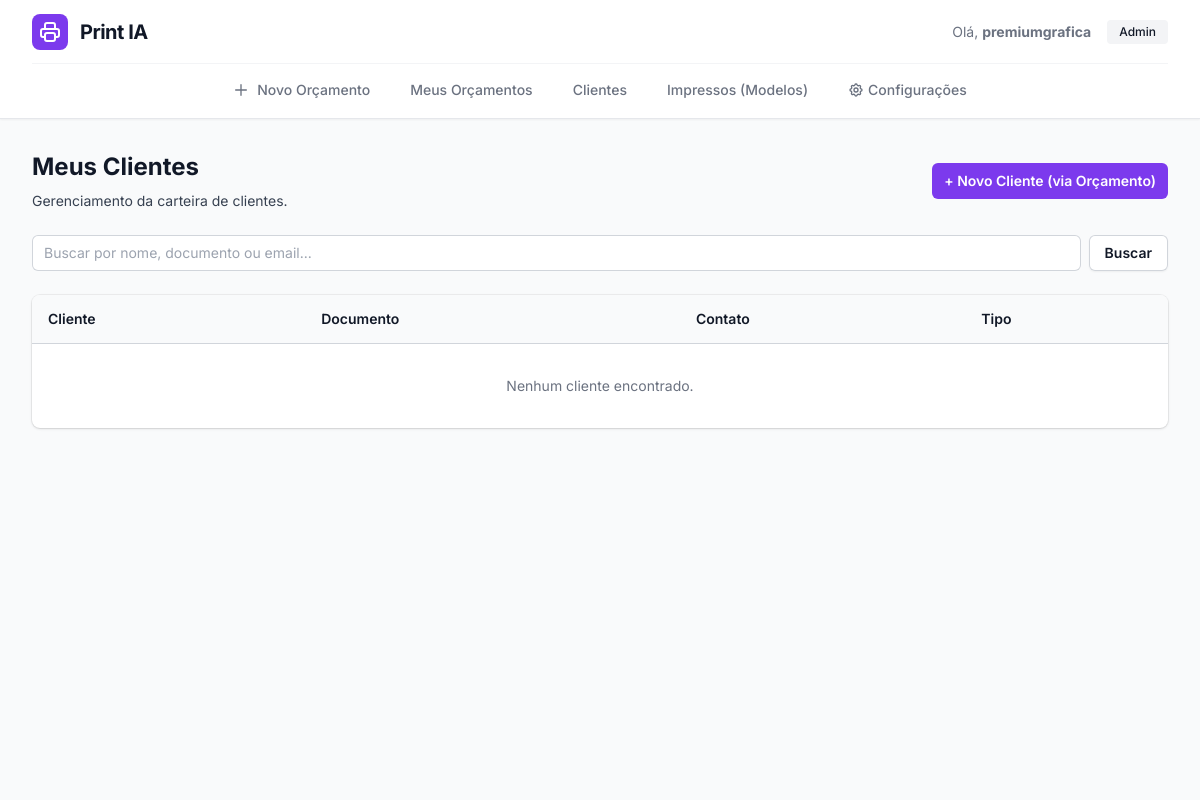
Before: /orcamentos/clientes/ (signed in) with the older database file.
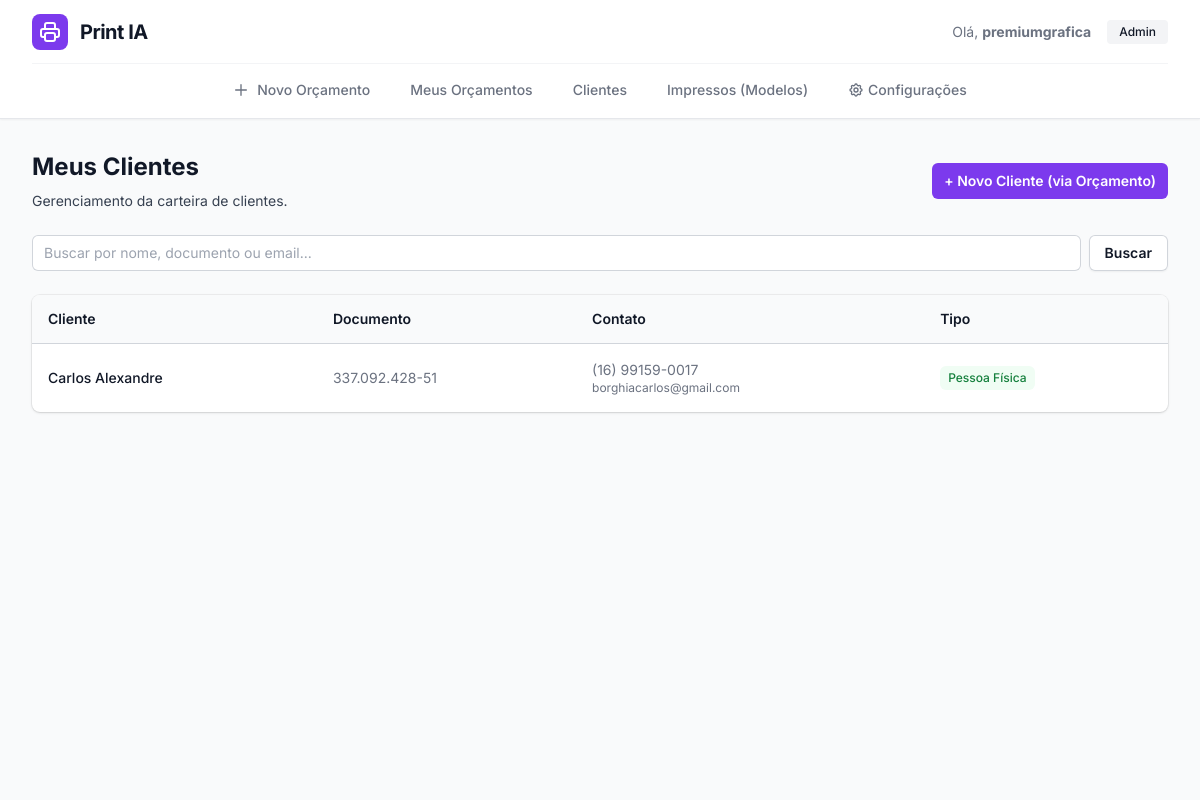
After: the same page with the newer database file.
### orcamentos/models.py (models this page shows, shortened)
class Cliente(models.Model):
    TIPO_PESSOA = [('PF', 'Pessoa Física'), ('PJ', 'Pessoa Jurídica')]
    tipo = models.CharField(max_length=2, choices=TIPO_PESSOA, default='PF')
    nome = models.CharField(max_length=150, verbose_name="Nome / Razão Social")
    nome_fantasia = models.CharField(max_length=150, blank=True, null=True)
    documento = models.CharField(max_length=20, blank=True, null=True, verbose_name="CPF/CNPJ")
    telefone = models.CharField(max_length=20, verbose_name="Telefone/Celular")
    email = models.EmailField(blank=True, null=True)
    data_cadastro = models.DateTimeField(auto_now_add=True)

### orcamentos/views.py (the view)
# urls.py: path('clientes/', views.ClientesListView.as_view(), name='lista_clientes'),
class ClientesListView(LoginRequiredMixin, ListView):
    model = Cliente
    template_name = "orcamentos/clientes.html"
    context_object_name = "clientes"
    paginate_by = 20
    def get_queryset(self):
        qs = super().get_queryset()
        query = self.request.GET.get('q')
        if query:
            qs = qs.filter(
                Q(nome__icontains=query) |
                Q(documento__icontains=query) |
                Q(email__icontains=query)
            )
        return qs.order_by('-id')

### templates/orcamentos/clientes.html (shortened to what this page needs)
{% extends 'base_orcamento.html' %}
{% block content %}
<div class="sm:flex sm:items-center">
    <div class="sm:flex-auto">
        <h1 class="text-2xl font-bold text-gray-900 dark:text-white">Meus Clientes</h1>
        <p class="mt-2 text-sm text-gray-700 dark:text-gray-400">Gerenciamento da carteira de clientes.</p>
    </div>
    <div class="mt-4 sm:ml-16 sm:mt-0 sm:flex-none">
        <a href="{% url 'orcamentos:novo_orcamento' %}"
            class="block rounded-md bg-primary-600 px-3 py-2 text-center text-sm font-semibold text-white hover:bg-primary-500">
            + Novo Cliente (via Orçamento)
        </a>
    </div>
</div>
<div class="mt-6 mb-6">
    <form method="get" class="flex gap-2">
        <input type="text" name="q" value="{{ request.GET.q|default:'' }}"
            class="block w-full rounded-md border-0 py-2 pl-3 ring-1 ring-inset ring-gray-300 focus:ring-2 focus:ring-primary-600 sm:text-sm dark:bg-gray-800 dark:text-white dark:ring-gray-700"
            placeholder="Buscar por nome, documento ou email...">
        <button type="submit"
            class="rounded-md bg-white px-4 py-2 text-sm font-semibold text-gray-900 shadow-sm ring-1 ring-inset ring-gray-300 hover:bg-gray-50">
            Buscar
        </button>
    </form>
</div>
<div class="overflow-hidden shadow ring-1 ring-black ring-opacity-5 sm:rounded-lg bg-white dark:bg-gray-800">
    <table class="min-w-full divide-y divide-gray-300 dark:divide-gray-700">
        <thead class="bg-gray-50 dark:bg-gray-900">
            <tr>
                <th class="py-3.5 pl-4 pr-3 text-left text-sm font-semibold text-gray-900 dark:text-white">Cliente</th>
                <th class="px-3 py-3.5 text-left text-sm font-semibold text-gray-900 dark:text-white">Documento</th>
                <th class="px-3 py-3.5 text-left text-sm font-semibold text-gray-900 dark:text-white">Contato</th>
                <th class="px-3 py-3.5 text-left text-sm font-semibold text-gray-900 dark:text-white">Tipo</th>
            </tr>
        </thead>
        <tbody class="divide-y divide-gray-200 dark:divide-gray-700">
            {% for cliente in clientes %}
            <tr class="hover:bg-gray-50 dark:hover:bg-gray-700/50">
                <td class="whitespace-nowrap py-4 pl-4 pr-3 text-sm font-medium text-gray-900 dark:text-white">
                    {{ cliente.nome }}
                </td>
                <td class="whitespace-nowrap px-3 py-4 text-sm text-gray-500 dark:text-gray-400">
                    {{ cliente.documento|default:"-" }}
                </td>
                <td class="whitespace-nowrap px-3 py-4 text-sm text-gray-500 dark:text-gray-400">
                    <div>{{ cliente.telefone|default:"-" }}</div>
                    <div class="text-xs">{{ cliente.email }}</div>
                </td>
                <td class="whitespace-nowrap px-3 py-4 text-sm text-gray-500 dark:text-gray-400">
                    <span
                        class="inline-flex items-center rounded-md px-2 py-1 text-xs font-medium
                        {% if cliente.tipo == 'PJ' %}bg-blue-50 text-blue-700{% else %}bg-green-50 text-green-700{% endif %}">
                        {{ cliente.get_tipo_display }}
                    </span>
                </td>
            </tr>
            {% empty %}
            <tr>
                <td colspan="4" class="py-8 text-center text-sm text-gray-500">Nenhum cliente encontrado.</td>
            </tr>
            {% endfor %}
        </tbody>
    </table>
</div>
{% endblock %}

### templates/base_orcamento.html (shortened to what this page needs)
{% load static %}
<!DOCTYPE html>
<html lang="pt-br" class="h-full bg-gray-50 dark:bg-gray-900">
<head>
    <script src="https://cdn.tailwindcss.com"></script>
</head>
<body class="h-full flex flex-col text-gray-900 dark:text-gray-100 bg-gray-50 dark:bg-gray-900">
    <header class="bg-white dark:bg-gray-800 shadow-sm z-30 relative">
        <div class="max-w-7xl mx-auto px-4 sm:px-6 lg:px-8">
            <div class="flex justify-between h-16 items-center border-b border-gray-100 dark:border-gray-700">
                <div class="flex items-center gap-3">
                    <div class="bg-primary-600 text-white p-1.5 rounded-lg">
                    </div>
                    <span class="font-bold text-xl tracking-tight hidden sm:block">Print IA</span>
                </div>
                <div class="flex items-center gap-4">
                    <span class="text-sm text-gray-500 hidden sm:inline">Olá, <b>
                        {% if request.user.is_authenticated %}
                            {{ request.user.username }}
                        {% else %}
                            Vendedor
                        {% endif %}
                    </b></span>
                    <a href="{% url 'admin:index' %}"
                        class="text-xs font-medium bg-gray-100 dark:bg-gray-700 px-3 py-1 rounded hover:bg-gray-200 transition">
                        Admin
                    </a>
                </div>
            </div>
        </div>
        <div class="bg-white dark:bg-gray-800 border-b border-gray-200 dark:border-gray-700">
            <div class="max-w-7xl mx-auto px-4 sm:px-6 lg:px-8">
                <nav class="flex sm:justify-center space-x-8 overflow-x-auto no-scrollbar" aria-label="Global">
                    <a href="{% url 'orcamentos:novo_orcamento' %}"
                        class="{% if request.resolver_match.url_name == 'novo_orcamento' %}border-primary-500 text-primary-600{% else %}border-transparent text-gray-500 hover:border-gray-300 hover:text-gray-700{% endif %} whitespace-nowrap py-4 px-1 border-b-2 font-medium text-sm flex items-center gap-2">
                        <svg class="w-4 h-4" fill="none" stroke="currentColor" viewBox="0 0 24 24">
                            <path stroke-linecap="round" stroke-linejoin="round" stroke-width="2" d="M12 4v16m8-8H4">
                            </path>
                        </svg>
                        Novo Orçamento
                    </a>
                    <a href="#"
                        class="border-transparent text-gray-500 dark:text-gray-400 hover:border-gray-300 hover:text-gray-700 whitespace-nowrap py-4 px-1 border-b-2 font-medium text-sm">
                        Meus Orçamentos
                    </a>
                    <a href="{% url 'orcamentos:lista_clientes' %}"
                        class="border-transparent text-gray-500 dark:text-gray-400 hover:border-gray-300 hover:text-gray-700 whitespace-nowrap py-4 px-1 border-b-2 font-medium text-sm">
                        Clientes
                    </a>
                    <a href="#"
                        class="border-transparent text-gray-500 dark:text-gray-400 hover:border-gray-300 hover:text-gray-700 whitespace-nowrap py-4 px-1 border-b-2 font-medium text-sm">
                        Impressos (Modelos)
                    </a>
                    <a href="{% url 'orcamentos:configuracoes' %}"
                        class="{% if request.resolver_match.url_name == 'configuracoes' %}border-primary-500 text-primary-600{% else %}border-transparent text-gray-500 dark:text-gray-400 hover:border-gray-300 hover:text-gray-700{% endif %} whitespace-nowrap py-4 px-1 border-b-2 font-medium text-sm flex items-center gap-1">
                        Configurações
                    </a>
                </nav>
            </div>
        </div>
    </header>
    <main class="flex-1 overflow-y-auto bg-gray-50 dark:bg-gray-900 py-8">
        <div class="max-w-7xl mx-auto px-4 sm:px-6 lg:px-8">
            {% block content %}{% endblock %}
        </div>
    </main>
</body>
</html>

Changed rows visible on the page:
added Cliente: nome "Carlos Alexandre", documento "337.092.428-51", telefone "(16) 99159-0017", email "borghiacarlos@gmail.com", tipo "Pessoa Física"
Other visible differences:
text no longer shown: "Nenhum cliente encontrado."
